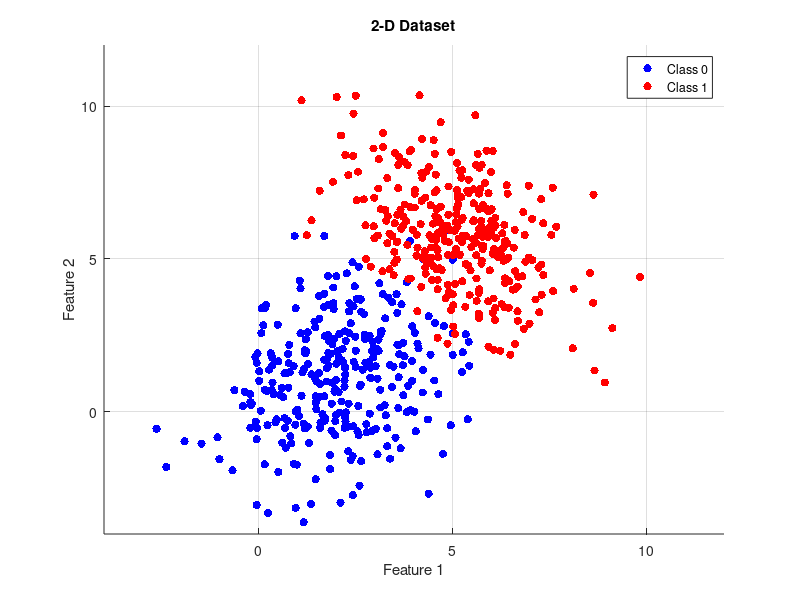
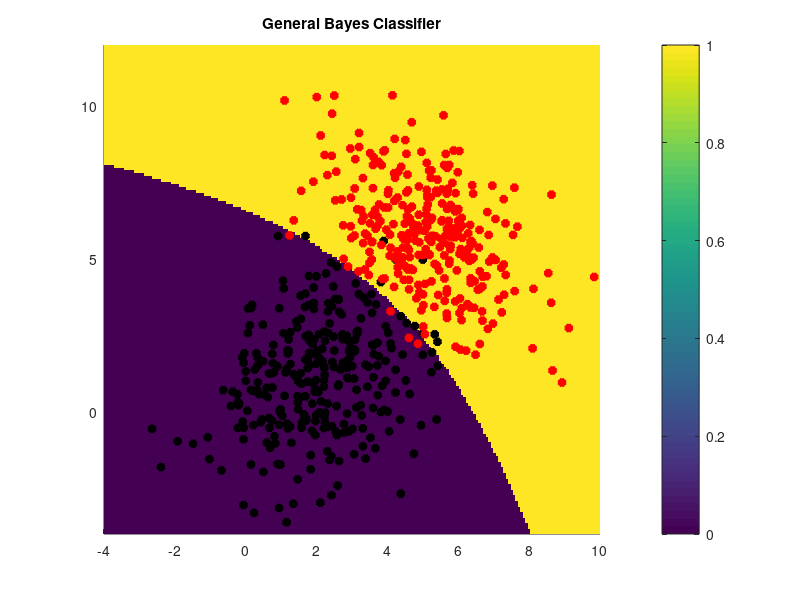
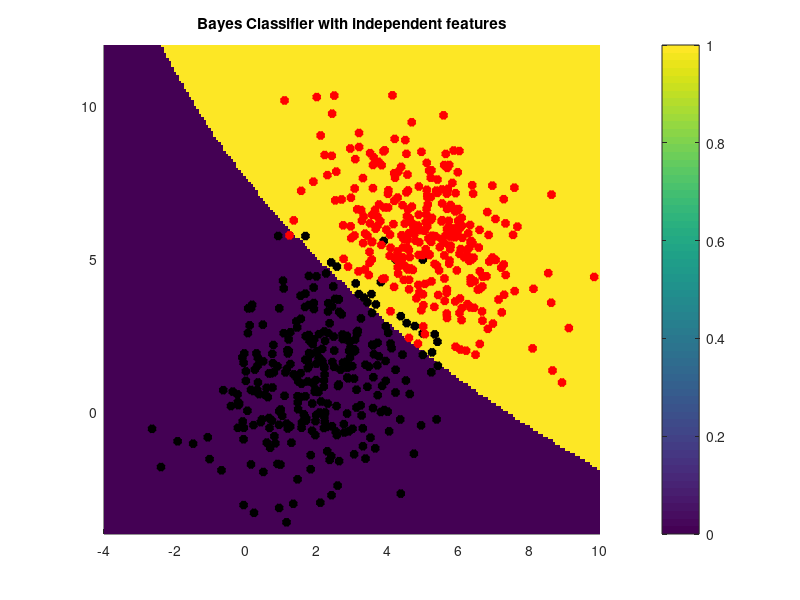
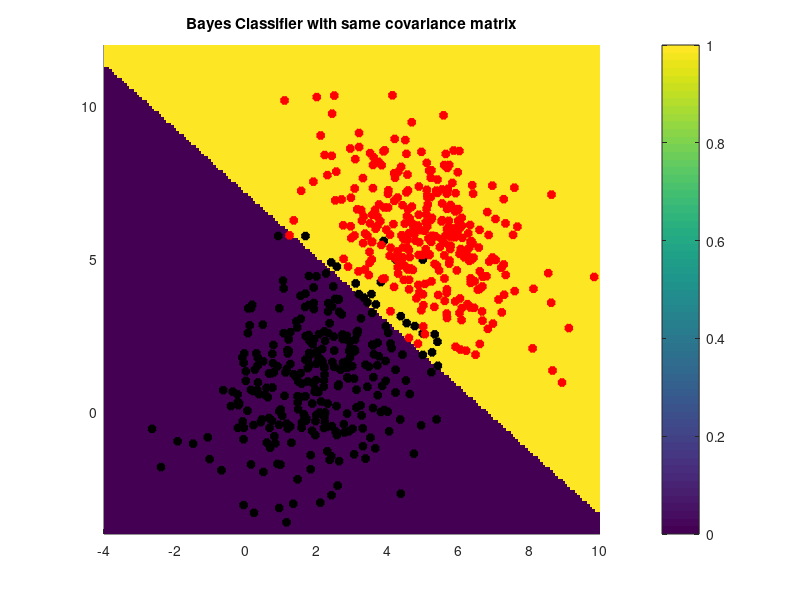

These figures' MATLAB source, in order:
%% Bayes Classifier
%% Problem 3
clc
clear
m_class0 = [2;1];
m_class1 = [5;6];
cov_class0 = [2 1; 1 4];
cov_class1 = [2 -1; -1 3];
data0 = mvnrnd(m_class0, cov_class0, 300);
data1 = mvnrnd(m_class1, cov_class1, 300);
coor_train = [data0; data1];

scatter(data0(:,1), data0(:,2), 'b', 'filled');
grid on, hold on
scatter(data1(:,1), data1(:,2), 'r', 'filled');
title('2-D Dataset')
xlabel('Feature 1')
ylabel('Feature 2')
legend('Class 0', 'Class 1')
axis([-4 12 -4 12])

%% Problem 4
%(a)
m_class0 = mean(data0)';
m_class1 = mean(data1)';
cov_class0 = cov(data0);
cov_class1 = cov(data1);
% Create a grid of points spanning the entire space
x1Range = max(coor_train(:,1)) - min(coor_train(:,1));
x2Range = max(coor_train(:,2)) - min(coor_train(:,2));
x1 = linspace(min(coor_train(:,1)) - 0.2*x1Range, max(coor_train(:,1)) + 0.2*x1Range, 251);
x2 = linspace(min(coor_train(:,2)) - 0.2*x2Range, max(coor_train(:,2)) + 0.2*x2Range, 251);
[xTest1, xTest2] = meshgrid(x1,x2);
xTest = [xTest1(:) xTest2(:)]';

% The general Bayes model
g0 = zeros(1,length(xTest));
g1 = zeros(1,length(xTest));
score = zeros(1,length(xTest));
C0 = inv(cov_class0);
C1 = inv(cov_class1);

for i = 1:length(xTest)
    g0(i) = xTest(:,i)'*(-0.5.*C0)*xTest(:,i) + (C0*m_class0)' * xTest(:,i) + ...
        (-0.5.*m_class0'*C0*m_class0 - log(det(cov_class0)) + log(0.5));
    g1(i) = xTest(:,i)'*(-0.5.*C1)*xTest(:,i) + (C1*m_class1)' * xTest(:,i) + ...
        (-0.5.*m_class1'*C1*m_class1 - log(det(cov_class1)) + log(0.5));
    score(i) = (g1(i) >= g0(i));
end
dsTest = reshape(score, length(x2), length(x1));

% Plot the decision statistic surface
figure()
set(gcf, 'Position',  [350, 0, 800, 600])
hold on, imagesc(x1([1 end]), x2([1 end]), dsTest);
colorbar
axis([-4 10 -4 12])
title('General Bayes Classifier')

hold on, plot(data0(:,1),data0(:,2),'k*','LineWidth',3);
hold on, plot(data1(:,1),data1(:,2),'r*','LineWidth',3);

%% (b)
m_class0 = mean(data0)';
m_class1 = mean(data1)';
cov_class0 = cov(data0);
cov_class0(1,2) = 0;
cov_class0(2,1) = 0;
cov_class1 = cov(data1);
cov_class1(1,2) = 0;
cov_class1(2,1) = 0;
% Create a grid of points spanning the entire space
x1Range = max(coor_train(:,1)) - min(coor_train(:,1));
x2Range = max(coor_train(:,2)) - min(coor_train(:,2));
x1 = linspace(min(coor_train(:,1)) - 0.2*x1Range, max(coor_train(:,1)) + 0.2*x1Range, 251);
x2 = linspace(min(coor_train(:,2)) - 0.2*x2Range, max(coor_train(:,2)) + 0.2*x2Range, 251);
[xTest1, xTest2] = meshgrid(x1,x2);
xTest = [xTest1(:) xTest2(:)]';

% The general Bayes model
g0 = zeros(1,length(xTest));
g1 = zeros(1,length(xTest));
score = zeros(1,length(xTest));
C0 = inv(cov_class0);
C1 = inv(cov_class1);

for i = 1:length(xTest)
    g0(i) = xTest(:,i)'*(-0.5.*C0)*xTest(:,i) + (C0*m_class0)' * xTest(:,i) + ...
        (-0.5.*m_class0'*C0*m_class0 - log(det(cov_class0)) + log(0.5));
    g1(i) = xTest(:,i)'*(-0.5.*C1)*xTest(:,i) + (C1*m_class1)' * xTest(:,i) + ...
        (-0.5.*m_class1'*C1*m_class1 - log(det(cov_class1)) + log(0.5));
    score(i) = (g1(i) >= g0(i));
end
dsTest = reshape(score, length(x2), length(x1));

% Plot the decision statistic surface
figure()
set(gcf, 'Position',  [350, 0, 800, 600])
hold on, imagesc(x1([1 end]), x2([1 end]), dsTest);
colorbar
axis([-4 10 -4 12])
title('Bayes Classifier with independent features')

hold on, plot(data0(:,1),data0(:,2),'k*','LineWidth',3);
hold on, plot(data1(:,1),data1(:,2),'r*','LineWidth',3);


%% (c)
m_class0 = mean(data0)';
m_class1 = mean(data1)';
data = [data0; data1];
cov_class0 = cov(data);
cov_class1 = cov_class0;
% Create a grid of points spanning the entire space
x1Range = max(coor_train(:,1)) - min(coor_train(:,1));
x2Range = max(coor_train(:,2)) - min(coor_train(:,2));
x1 = linspace(min(coor_train(:,1)) - 0.2*x1Range, max(coor_train(:,1)) + 0.2*x1Range, 251);
x2 = linspace(min(coor_train(:,2)) - 0.2*x2Range, max(coor_train(:,2)) + 0.2*x2Range, 251);
[xTest1, xTest2] = meshgrid(x1,x2);
xTest = [xTest1(:) xTest2(:)]';

% The general Bayes model
g0 = zeros(1,length(xTest));
g1 = zeros(1,length(xTest));
score = zeros(1,length(xTest));
C0 = inv(cov_class0);
C1 = inv(cov_class1);

for i = 1:length(xTest)
    g0(i) = xTest(:,i)'*(-0.5.*C0)*xTest(:,i) + (C0*m_class0)' * xTest(:,i) + ...
        (-0.5.*m_class0'*C0*m_class0 - log(det(cov_class0)) + log(0.5));
    g1(i) = xTest(:,i)'*(-0.5.*C1)*xTest(:,i) + (C1*m_class1)' * xTest(:,i) + ...
        (-0.5.*m_class1'*C1*m_class1 - log(det(cov_class1)) + log(0.5));
    score(i) = (g1(i) >= g0(i));
end
dsTest = reshape(score, length(x2), length(x1));

% Plot the decision statistic surface
figure()
set(gcf, 'Position',  [350, 0, 800, 600])
hold on, imagesc(x1([1 end]), x2([1 end]), dsTest);
colorbar
axis([-4 10 -4 12])
title('Bayes Classifier with same covariance matrix')

hold on, plot(data0(:,1),data0(:,2),'k*','LineWidth',3);
hold on, plot(data1(:,1),data1(:,2),'r*','LineWidth',3);

%% (d)
m_class0 = mean(data0)';
m_class1 = mean(data1)';
data = [data0; data1];
cov_class0 = cov(data);
cov_class0(1,2) = 0;
cov_class0(2,1) = 0;
cov_class1 = cov_class0;
cov_class1(1,2) = 0;
cov_class1(2,1) = 0;
% Create a grid of points spanning the entire space
x1Range = max(coor_train(:,1)) - min(coor_train(:,1));
x2Range = max(coor_train(:,2)) - min(coor_train(:,2));
x1 = linspace(min(coor_train(:,1)) - 0.2*x1Range, max(coor_train(:,1)) + 0.2*x1Range, 251);
x2 = linspace(min(coor_train(:,2)) - 0.2*x2Range, max(coor_train(:,2)) + 0.2*x2Range, 251);
[xTest1, xTest2] = meshgrid(x1,x2);
xTest = [xTest1(:) xTest2(:)]';

% The general Bayes model
g0 = zeros(1,length(xTest));
g1 = zeros(1,length(xTest));
score = zeros(1,length(xTest));
C0 = inv(cov_class0);
C1 = inv(cov_class1);

for i = 1:length(xTest)
    g0(i) = xTest(:,i)'*(-0.5.*C0)*xTest(:,i) + (C0*m_class0)' * xTest(:,i) + ...
        (-0.5.*m_class0'*C0*m_class0 - log(det(cov_class0)) + log(0.5));
    g1(i) = xTest(:,i)'*(-0.5.*C1)*xTest(:,i) + (C1*m_class1)' * xTest(:,i) + ...
        (-0.5.*m_class1'*C1*m_class1 - log(det(cov_class1)) + log(0.5));
    score(i) = (g1(i) >= g0(i));
end
dsTest = reshape(score, length(x2), length(x1));

% Plot the decision statistic surface
figure()
set(gcf, 'Position',  [350, 0, 800, 600])
hold on, imagesc(x1([1 end]), x2([1 end]), dsTest);
colorbar
axis([-4 10 -4 12])
title('Bayes Classifier with same covariance matrix and independent features')

hold on, plot(data0(:,1),data0(:,2),'k*','LineWidth',3);
hold on, plot(data1(:,1),data1(:,2),'r*','LineWidth',3);
